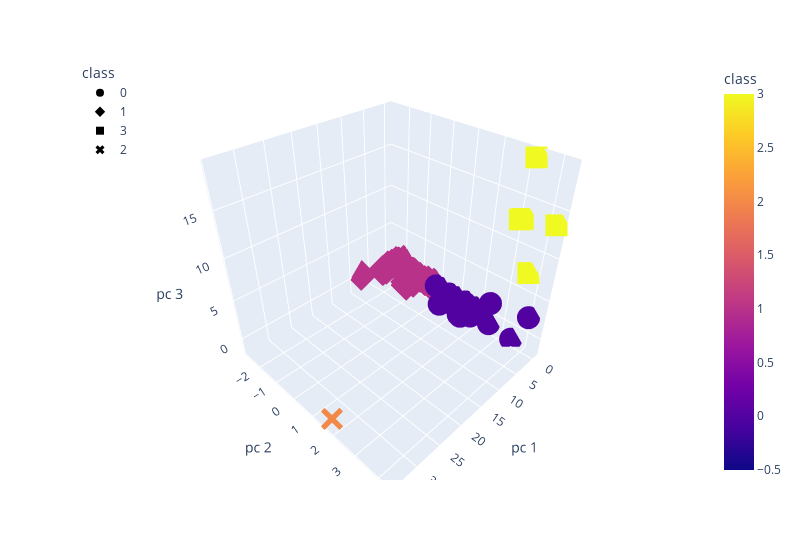

Notebook source saved alongside this figure:
### Markdown cell above
## Deliverable 4: Visualizing Cryptocurrencies Results
### 3D-Scatter with Clusters

### Code cell
# Creating a 3D-Scatter with the PCA data and the clusters
fig = px.scatter_3d(
    clustered_df,
    x="pc 1",
    y="pc 2",
    z="pc 3",
    color="class",
    symbol="class",
    hover_name="CoinName",
    hover_data=["Algorithm"],
    width=800,
)
fig.update_layout(legend=dict(x=0, y=1))
fig.show()

### Figure 1 — Plotly figure (JSON) as saved in the notebook; plotly's stock layout.template omitted (floating-point values rounded to 4 significant figures; data arrays with more than 128 entries replaced by an {"elided": "..."} marker saying what was removed)
{"data": [{"customdata": {"elided": "288x1 str values"}, "hovertemplate": "<b>%{hovertext}</b><br><br>class=%{marker.color}<br>pc 1=%{x}<br>pc 2=%{y}<br>pc 3=%{z}<br>Algorithm=%{customdata[0]}<extra></extra>", "hovertext": {"elided": "288 str values"}, "legendgroup": "0", "marker": {"color": {"elided": "288 int values"}, "coloraxis": "coloraxis", "symbol": "circle"}, "mode": "markers", "name": "0", "scene": "scene", "showlegend": true, "type": "scatter3d", "x": {"elided": "288 float values"}, "y": {"elided": "288 float values"}, "z": {"elided": "288 float values"}}, {"customdata": {"elided": "239x1 str values"}, "hovertemplate": "<b>%{hovertext}</b><br><br>class=%{marker.color}<br>pc 1=%{x}<br>pc 2=%{y}<br>pc 3=%{z}<br>Algorithm=%{customdata[0]}<extra></extra>", "hovertext": {"elided": "239 str values"}, "legendgroup": "1", "marker": {"color": {"elided": "239 int values"}, "coloraxis": "coloraxis", "symbol": "diamond"}, "mode": "markers", "name": "1", "scene": "scene", "showlegend": true, "type": "scatter3d", "x": {"elided": "239 float values"}, "y": {"elided": "239 float values"}, "z": {"elided": "239 float values"}}, {"customdata": [["Proof-of-BibleHash"], ["SHA-256 + Hive"], ["Proof-of-Authority"], ["SHA3-256"], ["Leased POS"]], "hovertemplate": "<b>%{hovertext}</b><br><br>class=%{marker.color}<br>pc 1=%{x}<br>pc 2=%{y}<br>pc 3=%{z}<br>Algorithm=%{customdata[0]}<extra></extra>", "hovertext": ["BiblePay", "LitecoinCash", "Poa Network", "Fiii", "Waves"], "legendgroup": "3", "marker": {"color": [3, 3, 3, 3, 3], "coloraxis": "coloraxis", "symbol": "square"}, "mode": "markers", "name": "3", "scene": "scene", "showlegend": true, "type": "scatter3d", "x": [-0.2171, -0.4115, -0.3716, -0.5868, -0.3959], "y": [3.184, 4.297, 3.072, 3.678, 3.268], "z": [13.04, 13.67, 12.81, 7.531, 19.09]}, {"customdata": [["TRC10"]], "hovertemplate": "<b>%{hovertext}</b><br><br>class=%{marker.color}<br>pc 1=%{x}<br>pc 2=%{y}<br>pc 3=%{z}<br>Algorithm=%{customdata[0]}<extra></extra>", "hovertext": ["BitTorrent"], "legendgroup": "2", "marker": {"color": [2], "coloraxis": "coloraxis", "symbol": "x"}, "mode": "markers", "name": "2", "scene": "scene", "showlegend": true, "type": "scatter3d", "x": [34.05], "y": [1.74], "z": [-1.056]}], "layout": {"coloraxis": {"colorbar": {"title": {"text": "class"}}, "colorscale": [[0, "#0d0887"], [0.1111, "#46039f"], [0.2222, "#7201a8"], [0.3333, "#9c179e"], [0.4444, "#bd3786"], [0.5556, "#d8576b"], [0.6667, "#ed7953"], [0.7778, "#fb9f3a"], [0.8889, "#fdca26"], [1, "#f0f921"]]}, "legend": {"title": {"text": "class"}, "tracegroupgap": 0, "x": 0, "y": 1}, "margin": {"t": 60}, "scene": {"domain": {"x": [0, 1], "y": [0, 1]}, "xaxis": {"title": {"text": "pc 1"}}, "yaxis": {"title": {"text": "pc 2"}}, "zaxis": {"title": {"text": "pc 3"}}}, "width": 800}}
